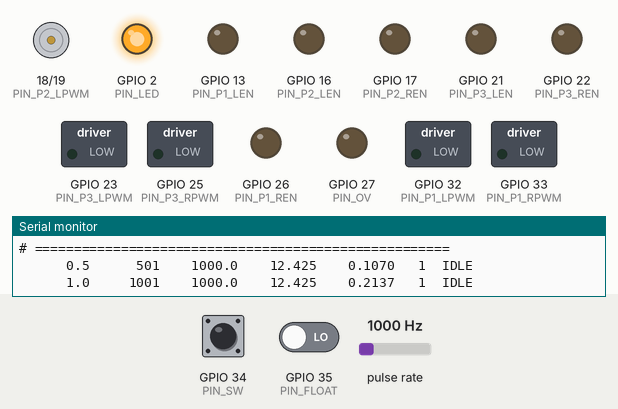
This sketch was run on a simulated ESP32. On the bench: motor-driver pin pairs drawn as motors (green arrow = first pin HIGH = forward, orange = second pin HIGH = backward, longer = more drive), switched loads named in the sketch (green lamp = pin HIGH), output pins drawn as LEDs (lit = HIGH), the last lines printed to the serial monitor. Wiring (inferred from the names in the program): pulse sensor: data GPIO 14. Inputs (shaded band) come from the test bench; at power-on: pulse rate 1000 Hz, GPIO 35 (PIN_FLOAT) LOW, GPIO 34 (PIN_SW) LOW.

Above: at 1.5 s.
1.6 s: pulse rate (sensor on GPIO 14) set to 100 Hz
At 2.5 s:
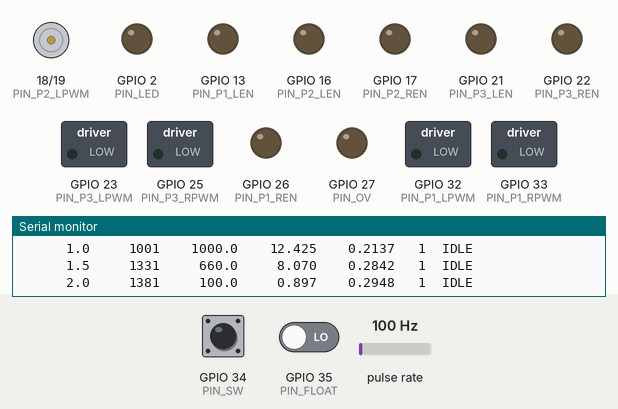
4.6 s: GPIO 35 (PIN_FLOAT) driven HIGH
7.6 s: pulse rate (sensor on GPIO 14) set to 1250 Hz
10.6 s: GPIO 35 (PIN_FLOAT) driven LOW
13.6 s: GPIO 34 (PIN_SW) pulsed HIGH 2 times (0.12 s each, 0.3 s apart)
At 14.9 s:
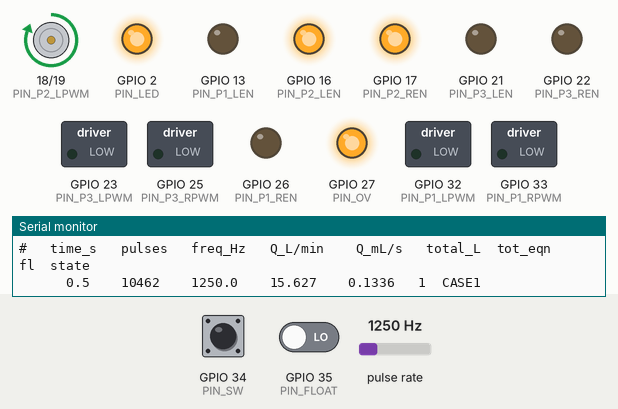
Timing chart, 0 to 18.0 s (numbered marks = the images above; inputs shaded):
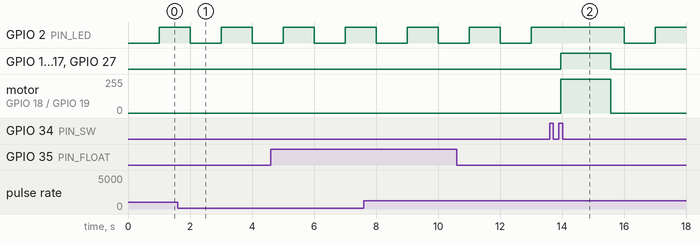

Measured:
- after the input at 13.6 s, GPIO 16 (PIN_P2_LEN), GPIO 17 (PIN_P2_REN), GPIO 27 (PIN_OV): LOW → HIGH after 0.35 s, → LOW 1.6 s later; motor on GPIO 18 (PIN_P2_LPWM) / GPIO 19 (PIN_P2_RPWM): stopped → forward 255/255 after 0.35 s, → stopped 1.6 s later

The sketch:

stage2_final.ino
```cpp
/* ---------------------------------------------------------------------------
 * LAM Research Challenge 3.0 - Stage 2
 * ESP32 NodeMCU-32S on the LAM Stage 2 PCB (REV 1.0)
 *
 * Case 1  Process fluid transfer with automatic sump level control.
 * Case 2  Flush with all three pumps, then shutdown when the flush tank empties.
 *
 * Push button: short press starts the sequence, 1.5 s hold aborts it.
 * Serial @ 115200 is telemetry only - the system takes no commands.
 * ------------------------------------------------------------------------- */

#include <Arduino.h>

/* ---------------------------------------------------------------- pin map */
const int PIN_P1_RPWM = 33, PIN_P1_LPWM = 32, PIN_P1_REN = 26, PIN_P1_LEN = 13;
const int PIN_P2_RPWM = 19, PIN_P2_LPWM = 18, PIN_P2_REN = 17, PIN_P2_LEN = 16;
const int PIN_P3_RPWM = 25, PIN_P3_LPWM = 23, PIN_P3_REN = 22, PIN_P3_LEN = 21;

const int PIN_OV    = 27;   /* OV-01 solenoid */
const int PIN_FLOW  = 14;   /* FT-01 pulse input */
const int PIN_FLOAT = 35;   /* input-only, PCB pull-up */
const int PIN_SW    = 34;   /* input-only, PCB pull-up */
const int PIN_LED   =  2;

/* Both contacts pull to GND, so closed reads LOW. */
const bool FLOAT_HIGH_LEVEL_STATE = LOW;
const bool SWITCH_PRESSED_STATE   = LOW;
const bool OV_ON_STATE            = HIGH;

/* Driver channels in process-role order. Pump-02's R_PWM trace is absent on
 * this PCB, so it is modulated on L_PWM and its motor leads are swapped. */
const int CH_FLUSH = 0;   /* U2 -> Pump-03 */
const int CH_DRAIN = 1;   /* U3 -> Pump-02 */
const int CH_FILL  = 2;   /* U4 -> Pump-01 */

/* ------------------------------------------------------------ calibration */
/* Q = CAL_A * f + CAL_B, six-point least-squares fit. R2 = 0.9716. */
const float CAL_A =  0.012809f;
const float CAL_B = -0.38382f;
const float K_PULSES_PER_L = 4684.0f;

/* --------------------------------------------------------------- settings */
const uint8_t DUTY_FILL  =  50;
const uint8_t DUTY_DRAIN = 100;
const uint8_t DUTY_FLUSH =  50;

const uint32_t PWM_HZ   = 10000;
const uint8_t  PWM_BITS = 10;

const uint32_t WINDOW_MS       = 500;
const uint32_t HEADER_EVERY_MS = 10000;

const uint32_t SW_DEBOUNCE_MS      = 50;
const uint32_t LONG_PRESS_MS       = 1500;
const uint32_t FLOAT_DEBOUNCE_MS   = 300;
const uint32_t FLOAT_CLEAR_HOLD_MS = 3000;

const uint32_t CASE1_DURATION_S = 120;   /* transfer + level-control demo */
const uint32_t DRAIN_S          = 15;    /* clear the sump back to T-01 */
const uint32_t WAIT_BV_S        = 20;    /* operator opens BV-01 */

/* The flush tank has no level sensor, so "empty" is inferred from flow
 * collapsing - but only after enough volume has passed that the 4.2 L tank
 * could actually be empty, which rules out a false stop on the sump heel. */
const uint32_t FLUSH_GRACE_S       = 12;
const float    FLUSH_END_Q_LMIN    = 0.40f;
const uint32_t FLUSH_END_CONFIRM_S = 4;
const float    FLUSH_END_MIN_VOL_L = 2.5f;
const uint32_t FLUSH_MAX_S         = 150;  /* backstop if flow never collapses */

const uint32_t SEQUENCE_MAX_S = 1200;      /* global watchdog */

/* Staggered starts so three motors do not draw inrush together. */
const uint32_t FLUSH_STAGGER_1_MS = 400;
const uint32_t FLUSH_STAGGER_2_MS = 800;

enum State { ST_IDLE, ST_CASE1, ST_DRAIN, ST_WAIT_BV, ST_FLUSH, ST_DONE };

/* ---------------------------------------------------------------- actuators */
struct Pump {
  const char* name;
  int pwmPin;        /* the input that is modulated */
  int lowPin;        /* the opposite input, held LOW */
  int ren, len, ch;
  bool     running;
  uint8_t  duty;
};

Pump pumps[3] = {
  { "Pump-03", PIN_P1_RPWM, PIN_P1_LPWM, PIN_P1_REN, PIN_P1_LEN, 0, false, DUTY_FLUSH },
  { "Pump-02", PIN_P2_LPWM, PIN_P2_RPWM, PIN_P2_REN, PIN_P2_LEN, 1, false, DUTY_DRAIN },
  { "Pump-01", PIN_P3_RPWM, PIN_P3_LPWM, PIN_P3_REN, PIN_P3_LEN, 2, false, DUTY_FILL  }
};

/* Which pumps the float may cut. Pump-02 is the only sump outlet and is never
 * cut, or the level could never fall again. */
bool protect[3] = { false, false, false };

bool ovOpen      = false;
bool levelAllows = true;

/* ------------------------------------------------------------------ inputs */
bool     floatHigh = false, floatCand = false;
uint32_t floatChangeT = 0, floatClearSince = 0;

bool     swPressed = false, swCand = false;
uint32_t swChangeT = 0, pressStart = 0;
bool     longFired = false;
bool     evShortPress = false, evLongPress = false;

volatile uint32_t gPulses     = 0;
volatile uint32_t gLastEdgeUs = 0;

uint32_t lastWinMs = 0, lastWinPulses = 0, lastHeaderMs = 0;
uint32_t flowStartMs = 0, totBasePulses = 0;
double   volEqnL = 0;   /* litres by integrating Q = a*f + b */
float    lastQ = 0;

State    state = ST_IDLE;
uint32_t stateSince = 0, seqStart = 0, flushLowSince = 0;
bool     flushEmptyConfirmed = false;
double   flushBaseL = 0;
uint8_t  flushStaggerStep = 0;

void IRAM_ATTR onFlowPulse() {
  uint32_t now = micros();
  if (now - gLastEdgeUs < 300) return;   /* ~3.3 kHz ceiling; 6 L/min is ~590 Hz */
  gLastEdgeUs = now;
  gPulses++;
}

double volPulseL() { return (double)(gPulses - totBasePulses) / K_PULSES_PER_L; }

const char* stateName() {
  switch (state) {
    case ST_IDLE:    return "IDLE";
    case ST_CASE1:   return "CASE1";
    case ST_DRAIN:   return "DRAIN";
    case ST_WAIT_BV: return "WAIT_BV";
    case ST_FLUSH:   return "FLUSH";
    default:         return "DONE";
  }
}

/* ------------------------------------------------------------------ output */
bool pumpShouldRun(int i) {
  if (!pumps[i].running) return false;
  if (protect[i] && !levelAllows) return false;
  return true;
}

void applyPump(int i) {
  Pump &p = pumps[i];
  uint8_t  pct  = pumpShouldRun(i) ? p.duty : 0;
  uint32_t maxv = (1u << PWM_BITS) - 1;
  uint32_t duty = (maxv * (uint32_t)pct) / 100;

#if ESP_ARDUINO_VERSION_MAJOR >= 3
  ledcWrite(p.pwmPin, duty);
#else
  ledcWrite(p.ch, duty);
#endif

  digitalWrite(p.lowPin, LOW);
  digitalWrite(p.ren, pct > 0 ? HIGH : LOW);
  digitalWrite(p.len, pct > 0 ? HIGH : LOW);
}

void applyAll() { for (int i = 0; i < 3; i++) applyPump(i); }

void setPump(int i, bool on) {
  pumps[i].running = on;
  applyPump(i);
  Serial.printf("# %s %s (duty %u %%)\n", pumps[i].name, on ? "START" : "STOP", pumps[i].duty);
}

void setValve(bool open) {
  ovOpen = open;
  digitalWrite(PIN_OV, open ? OV_ON_STATE : !OV_ON_STATE);
  Serial.printf("# OV-01 %s\n", open ? "OPEN" : "CLOSED");
}

void stopAll() {
  for (int i = 0; i < 3; i++) { pumps[i].running = false; applyPump(i); }
  ovOpen = false;
  digitalWrite(PIN_OV, !OV_ON_STATE);
  Serial.println("# ALL STOPPED - pumps off, OV-01 closed");
}

/* ----------------------------------------------------------------- sensing */
void updateSwitch(uint32_t now) {
  bool raw = (digitalRead(PIN_SW) == SWITCH_PRESSED_STATE);
  if (raw != swCand) { swCand = raw; swChangeT = now; }

  if (now - swChangeT >= SW_DEBOUNCE_MS && swPressed != swCand) {
    swPressed = swCand;
    if (swPressed) { pressStart = now; longFired = false; }
    else if (!longFired) evShortPress = true;
  }

  if (swPressed && !longFired && now - pressStart >= LONG_PRESS_MS) {
    longFired   = true;
    evLongPress = true;
  }
}

void updateFloat(uint32_t now) {
  bool raw = (digitalRead(PIN_FLOAT) == FLOAT_HIGH_LEVEL_STATE);
  if (raw != floatCand) { floatCand = raw; floatChangeT = now; }

  if (now - floatChangeT >= FLOAT_DEBOUNCE_MS && floatHigh != floatCand) {
    floatHigh = floatCand;
    Serial.printf("# FLOAT -> %s\n", floatHigh ? "HIGH (sump full)" : "clear");
  }

  bool before = levelAllows;
  if (floatHigh) { levelAllows = false; floatClearSince = 0; }
  else if (!levelAllows) {
    if (floatClearSince == 0) floatClearSince = now;
    if (now - floatClearSince >= FLOAT_CLEAR_HOLD_MS) levelAllows = true;
  }

  if (before != levelAllows) {
    Serial.printf("# LEVEL PROTECTION: protected pumps %s\n",
                  levelAllows ? "released" : "CUT OFF");
    applyAll();
  }
}

void updateFlow(uint32_t now) {
  uint32_t dt = now - lastWinMs;
  if (dt < WINDOW_MS) return;

  uint32_t p  = gPulses;
  uint32_t dN = p - lastWinPulses;
  lastWinPulses = p; lastWinMs = now;

  float freqHz = dN * 1000.0f / dt;
  float Qlmin  = (dN == 0) ? 0.0f : CAL_A * freqHz + CAL_B;
  if (Qlmin < 0) Qlmin = 0;
  lastQ = Qlmin;
  volEqnL += Qlmin * dt / 60000.0;

  if (now - lastHeaderMs >= HEADER_EVERY_MS) {
    lastHeaderMs = now;
    Serial.println("#   time_s   pulses   freq_Hz   Q_L/min    Q_mL/s   total_L  tot_eqn  fl  state");
  }

  Serial.printf("  %7.1f  %7lu  %8.1f  %8.3f  %8.4f   %d  %s\n",
                (now - flowStartMs) / 1000.0, (unsigned long)p, freqHz,
                Qlmin, volPulseL(), floatHigh ? 1 : 0, stateName());
}

/* ----------------------------------------------------------- state machine */
void enter(State s, uint32_t now) {
  state = s; stateSince = now;
  Serial.printf("\n# ======== STATE -> %s ========\n", stateName());
}

void finishRun(uint32_t now, const char* reason) {
  stopAll();
  Serial.printf("\n# ####### RUN COMPLETE - %s #######\n", reason);
  Serial.printf("# run time     : %.1f s\n", (now - seqStart) / 1000.0);
  Serial.printf("# flush volume : %.4f L\n", volPulseL() - flushBaseL);
  Serial.printf("# total volume : %.4f L\n", volPulseL());
  Serial.println("# press the button once to reset.");
}

void sequenceTick(uint32_t now) {
  bool shortPress = evShortPress; evShortPress = false;
  bool longPress  = evLongPress;  evLongPress  = false;

  if (longPress && state != ST_IDLE) {
    Serial.println("\n# !! BUTTON HELD - ABORTING TO SAFE STATE !!");
    stopAll();
    enter(ST_IDLE, now);
    return;
  }

  if (state != ST_IDLE && state != ST_DONE && now - seqStart > SEQUENCE_MAX_S * 1000UL) {
    Serial.println("\n# !! SEQUENCE WATCHDOG EXPIRED !!");
    stopAll();
    enter(ST_DONE, now);
    return;
  }

  switch (state) {

    case ST_IDLE:
      if (shortPress) {
        seqStart      = now;
        totBasePulses = gPulses;
        volEqnL       = 0;
        lastWinMs     = now;
        lastWinPulses = gPulses;
        flowStartMs   = now;
        lastHeaderMs  = now - HEADER_EVERY_MS;
        flushBaseL          = 0;
        flushLowSince       = 0;
        flushEmptyConfirmed = false;

        Serial.println("\n# ########## CASE 1: PROCESS FLUID TRANSFER ##########");
        protect[CH_FILL]  = true;
        protect[CH_DRAIN] = false;
        protect[CH_FLUSH] = false;
        setValve(true);
        setPump(CH_DRAIN, true);
        setPump(CH_FILL,  true);
        enter(ST_CASE1, now);
      }
      break;

    case ST_CASE1:
      /* Hand over only once the dwell is done and the sump has recovered, so
       * the transition never lands in the middle of a level cut-off. */
      if (now - stateSince >= CASE1_DURATION_S * 1000UL && levelAllows && !floatHigh) {
        Serial.println("\n# ####### DRAIN: isolating the process tank #######");
        setValve(false);
        setPump(CH_FILL, false);   /* its suction is dead-ended with OV-01 shut */
        enter(ST_DRAIN, now);
      }
      break;

    case ST_DRAIN:
      /* Pump-02 pushes the process fluid left in the sump back to T-01 before
       * any flush water arrives, so the two mix as little as possible. */
      if (now - stateSince >= DRAIN_S * 1000UL) {
        setPump(CH_DRAIN, false);
        Serial.println("#");
        Serial.println("#   >>> OPEN THE MANUAL BALL VALVE BV-01 NOW <<<");
        Serial.printf ("#   >>> the flush starts in %lu s\n", (unsigned long)WAIT_BV_S);
        Serial.println("#");
        enter(ST_WAIT_BV, now);
      }
      break;

    case ST_WAIT_BV:
      if (now - stateSince >= WAIT_BV_S * 1000UL) {
        Serial.println("\n# ########## CASE 2: FLUSH ##########");
        protect[CH_FILL]  = true;
        protect[CH_FLUSH] = true;   /* it feeds Pump-01's suction through the tee */
        protect[CH_DRAIN] = false;
        flushBaseL       = volPulseL();
        flushLowSince    = 0;
        flushStaggerStep = 0;
        enter(ST_FLUSH, now);
      }
      break;

    case ST_FLUSH:
      if (flushStaggerStep == 0) {
        setPump(CH_DRAIN, true);
        flushStaggerStep = 1;
      } else if (flushStaggerStep == 1 && now - stateSince >= FLUSH_STAGGER_1_MS) {
        setPump(CH_FILL, true);
        flushStaggerStep = 2;
      } else if (flushStaggerStep == 2 && now - stateSince >= FLUSH_STAGGER_2_MS) {
        setPump(CH_FLUSH, true);
        flushStaggerStep = 3;
        Serial.println("# all three pumps running simultaneously");
      }

      {
        float flushedL = volPulseL() - flushBaseL;
        bool  armed    = (now - stateSince >= FLUSH_GRACE_S * 1000UL) &&
                         (flushedL >= FLUSH_END_MIN_VOL_L);

        if (lastQ < FLUSH_END_Q_LMIN) {
          if (flushLowSince == 0) flushLowSince = now;
          if (armed && now - flushLowSince >= FLUSH_END_CONFIRM_S * 1000UL) {
            flushEmptyConfirmed = true;
            Serial.printf("# FLUSH TANK EMPTY at %.1f s, %.3f L flushed\n",
                          (now - seqStart) / 1000.0, flushedL);
            finishRun(now, "FLUSH WATER EXHAUSTED");
            enter(ST_DONE, now);
          }
        } else {
          flushLowSince = 0;
        }
      }

      if (!flushEmptyConfirmed && now - stateSince >= FLUSH_MAX_S * 1000UL) {
        finishRun(now, "FLUSH TIME LIMIT - tank not confirmed empty");
        enter(ST_DONE, now);
      }
      break;

    case ST_DONE:
      if (shortPress) {
        Serial.println("# reset - ready to run again");
        enter(ST_IDLE, now);
      }
      break;
  }
}

/* ------------------------------------------------------------ setup / loop */
void setup() {
  Serial.begin(115200);
  delay(300);

  pinMode(PIN_LED,   OUTPUT);
  pinMode(PIN_OV,    OUTPUT);
  pinMode(PIN_FLOW,  INPUT_PULLUP);
  pinMode(PIN_FLOAT, INPUT);   /* input-only pins: the PCB supplies the pull-up */
  pinMode(PIN_SW,    INPUT);

  for (int i = 0; i < 3; i++) {
    pinMode(pumps[i].lowPin, OUTPUT); digitalWrite(pumps[i].lowPin, LOW);
    pinMode(pumps[i].ren,    OUTPUT); digitalWrite(pumps[i].ren,    LOW);
    pinMode(pumps[i].len,    OUTPUT); digitalWrite(pumps[i].len,    LOW);
#if ESP_ARDUINO_VERSION_MAJOR >= 3
    ledcAttach(pumps[i].pwmPin, PWM_HZ, PWM_BITS);
#else
    ledcSetup(pumps[i].ch, PWM_HZ, PWM_BITS);
    ledcAttachPin(pumps[i].pwmPin, pumps[i].ch);
#endif
  }

  attachInterrupt(digitalPinToInterrupt(PIN_FLOW), onFlowPulse, RISING);

  /* Seed the inputs so the first read is not reported as a change. */
  floatCand = floatHigh = (digitalRead(PIN_FLOAT) == FLOAT_HIGH_LEVEL_STATE);
  swCand    = swPressed = (digitalRead(PIN_SW)    == SWITCH_PRESSED_STATE);
  levelAllows = !floatHigh;
  lastWinMs   = flowStartMs = millis();

  stopAll();

  Serial.println("\n# =====================================================");
  Serial.println("# LAM Research Challenge 3.0 - Stage 2");
  Serial.printf ("# CAL: Q = %.6f*f %+.5f   K = %.0f pulses/L\n",
                 CAL_A, CAL_B, K_PULSES_PER_L);
  Serial.println("# Press the button to start. Hold 1.5 s to abort.");
  Serial.println("# =====================================================");
}

void loop() {
  uint32_t now = millis();

  updateSwitch(now);
  updateFloat(now);
  updateFlow(now);
  sequenceTick(now);

  /* steady = running, fast blink = open BV-01, slow blink = idle or done */
  bool anyRunning = pumpShouldRun(0) || pumpShouldRun(1) || pumpShouldRun(2);
  if      (state == ST_WAIT_BV) digitalWrite(PIN_LED, (now / 120) % 2);
  else if (anyRunning)          digitalWrite(PIN_LED, HIGH);
  else                          digitalWrite(PIN_LED, (now / 1000) % 2);
}
```
